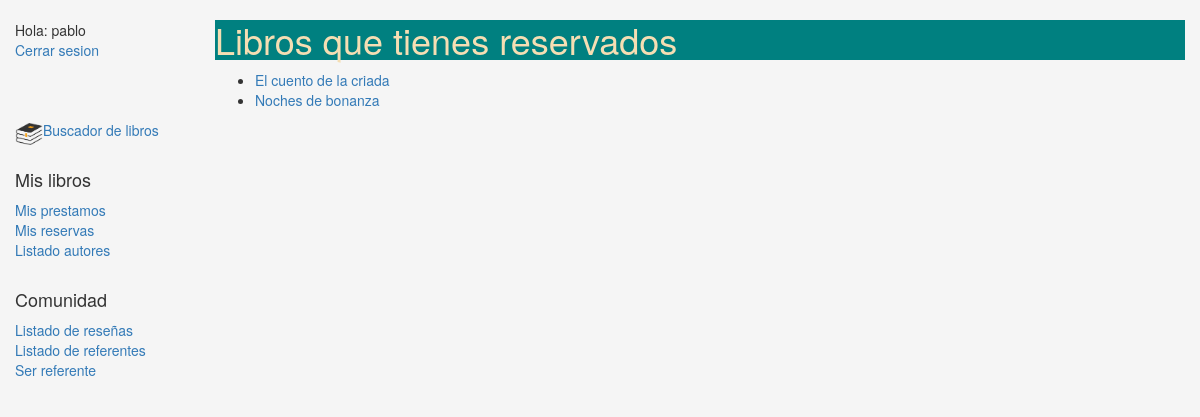
Page /gestion/myreserved/ (signed in) on the committed database.
### gestion/models.py (models this page shows, shortened)
class BookInstance(models.Model):
    id = models.UUIDField(primary_key=True, default=uuid.uuid4, help_text="ID único para este libro particular en toda la biblioteca")
    book = models.ForeignKey('Book', on_delete=models.SET_NULL, null=True, verbose_name = 'Libro')
    imprint = models.CharField(max_length=200, verbose_name = 'Editorial')
    due_back = models.DateField(null=True, blank=True, verbose_name = 'Fecha devolución', help_text = 'Si tiene fecha de devolucion el estado no puede ser Disponible')
    loan_date = models.DateField(null=True, blank=True,)
    LOAN_STATUS = (
        ('o', 'En prestamo'),
        ('a', 'Disponible'),
        ('r', 'Reservado'),
    )
    status = models.CharField(max_length = 1, choices = LOAN_STATUS, blank = True, default='a', verbose_name = 'Estado', help_text = 'No puede estar diponible y con fecha de devolucion')
    MAIN_CLASIFICATION = (
        ('a','Academico'),
        ('l','Literatura'),
        ('n','No ficción'),
    )
    main_class = models.CharField(max_length = 1, choices = MAIN_CLASIFICATION, blank = True, verbose_name = 'Estantería',  help_text = '(Academico, Literatura, No ficción)')
    borrower = models.ForeignKey(User, on_delete=models.SET_NULL, null = True, blank = True, verbose_name="Prestatario")
    class Meta:
        ordering = ["due_back"]
        permissions = (("can_mark_returned", "Set book as returned"),)

class Book(models.Model):
    title = models.CharField(verbose_name = 'Titulo', max_length=200)
    author = models.ForeignKey('Author', on_delete=models.SET_NULL, null=True, verbose_name = 'Autor')
    summary = models.TextField(max_length=1000,
        help_text="Ingrese una breve descripción del libro", verbose_name = 'Resumen')
    isbn = models.CharField('ISBN',max_length=13,
        help_text='13 Caracteres <a href="https://www.isbn-international.org/content/what-isbn">ISBN number</a>')
    genre = models.ManyToManyField(Genre,
        help_text="Seleccione los generos de este libro", verbose_name = 'Genero')
    language = models.ForeignKey(Language, on_delete=models.SET_NULL, null=True, verbose_name = 'Lenguaje')
    image = models.ImageField(upload_to = 'gestion', null = True, blank = True, verbose_name = 'Imagen')
    counter = models.IntegerField(blank = True, null = True, default = 0)
    def display_genre(self):
        return ', '.join([ genre.name for genre in self.genre.all()[:3] ]) #Crea string para el genero (para Admin)
    display_genre.short_description = 'Genre'

### gestion/views.py (the view)
# urls.py: path('myreserved/',views.ReservedBooksByUserListView.as_view(), name = 'my-reserved'),
class ReservedBooksByUserListView(LoginRequiredMixin,generic.ListView):
    model = BookInstance
    template_name = 'gestion/list_reserved_books_user.html'
    paginate_by = 10
    def get_queryset(self):
        return BookInstance.objects.filter(borrower=self.request.user).filter(status__exact='r').order_by('due_back')

### gestion/templates/gestion/list_reserved_books_user.html
{% extends "base_generic.html" %}
{% block content %}
    <h1>Libros que tienes reservados</h1>
    {% if bookinstance_list %}
    <ul>
      {% for bookinst in bookinstance_list %}
      <li>
        <a href="{% url 'book-detail' bookinst.book.pk %}">{{bookinst.book.title}}</a>
      </li>
      {% endfor %}
    </ul>
    {% else %}
      <p>No tienes libros reservados</p>
    {% endif %}
{% endblock %}

### gestion/templates/base_generic.html (shortened to what this page needs)
<!DOCTYPE html>
<html lang="en">
<head>
  <link rel="stylesheet" href="https://maxcdn.bootstrapcdn.com/bootstrap/3.3.7/css/bootstrap.min.css">
  {% load static %}
  <link rel="stylesheet" href="{% static 'css/styles.css' %}">
</head>
<body>
  <div class="container-fluid">
    <div class="row">
      <div class="col-sm-2">
      {% block sidebar %}
      <ul class="sidebar-nav">
      {% if user.is_authenticated %}
        <li>Hola: {{ user.get_username }}</li>
        <li><a href="{% url 'logout'%}?next={{request.path}}">Cerrar sesion</a></li><br><br><br>
      {% else %}
        <li><a href="{% url 'login'%}?next={{request.path}}">Inciar sesion</a></li><br><br><br>
      {% endif %}
          {% if user.get_username == 'usuario' %}
          <img src="{% static 'home1.png' %}"  style="width: 28px;height: 28px;float: left;" />
          <li><a href="{% url 'index' %}">Buscador de libros</a></li><br>
          <h4>Gestion de libros</h4>
            <li><a href="{% url 'authors' %}">Listado autores</a></li>
            <li><a href="{% url 'all-borrowed' %}">Libros en prestamo</a></li>
            <li><a href="{% url 'most-counted' %}">Libros mas solicitados</a></li>
            <li><a href="{% url 'add-book' %}">Nuevo libro</a></li>
            <li><a href="{% url 'bookinstance' %}">Nueva copia de libro</a></li>
            <li><a href="{% url 'genre' %}">Genero</a></li>
            <li><a href="{% url 'language' %}">Lenguaje</a></li>
            <br>
          <h4>Gestion de miembros</h4>
            <li><a href="{% url 'members' %}">Listado de miembros</a></li>
            <li><a href="{% url 'add-member' %}">Nuevo miembro</a></li>
          {% else %}
            <img src="{% static 'home1.png' %}"  style="width: 28px;height: 28px;float: left;" />
            <li><a href="{% url 'index' %}">Buscador de libros</a></li><br>
            <h4>Mis libros</h4>
            <li><a href="{% url 'my-borrowed' %}">Mis prestamos</a></li>
            <li><a href="{% url 'my-reserved' %}">Mis reservas</a></li>
            <li><a href="{% url 'authors' %}">Listado autores</a></li>
          {% endif %}
          <br><h4>Comunidad</h4>
            <li><a href="{% url 'list-reviews' %}">Listado de reseñas</a></li>
            <li><a href="{% url 'mentor-list' %}">Listado de referentes</a></li>
            {% if user.get_username != 'usuario' %}
              <li><a href="{% url 'be-mentor' %}">Ser referente</a></li>
            {% endif %}
      </ul>
     {% endblock %}
      </div>
      <div class="col-sm-10 ">
      {% block content %}{% endblock %}
      </div>
    </div>
  </div>
</body>
</html>

### gestion/static/css/styles.css (style rules this page uses)
.sidebar-nav { margin-top: 20px; padding: 0; list-style: none; }
body { background-color: whitesmoke; }
h1 { background-color: teal; color: wheat; }

### rows in the picture
BookInstance: book "El cuento de la criada"
BookInstance: book "Noches de bonanza"

### other values in the picture
{{ user.get_username }} "pablo"
